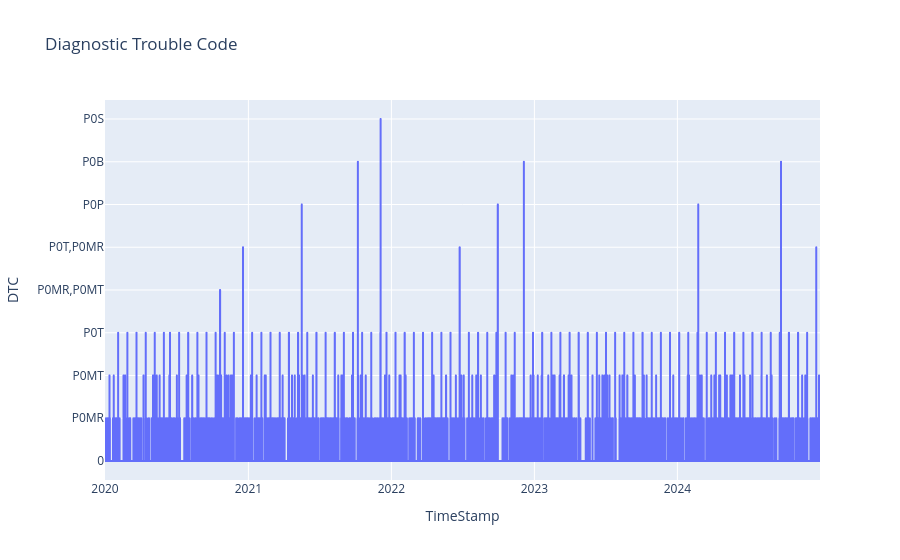

The notebook cell this image was saved under:
### Code cell
# here we can see that one specific dtc(P0B) is connected to the battery as when battery cycles is reset to 0, there was a DTC during that time except for one case  
fig = px.line(ev_data, x="TimeStamp", y="DTC", title="Diagnostic Trouble Code")
fig.show()

### Figure 1 — Plotly figure (JSON) as saved in the notebook; plotly's stock layout.template omitted (floating-point values rounded to 4 significant figures; data arrays with more than 128 entries replaced by an {"elided": "..."} marker saying what was removed)
{"data": [{"hovertemplate": "TimeStamp=%{x}<br>DTC=%{y}<extra></extra>", "legendgroup": "", "line": {"color": "#636efa", "dash": "solid"}, "marker": {"symbol": "circle"}, "mode": "lines", "name": "", "showlegend": false, "type": "scattergl", "x": {"elided": "43800 str values"}, "xaxis": "x", "y": {"elided": "43800 str values"}, "yaxis": "y"}], "layout": {"legend": {"tracegroupgap": 0}, "title": {"text": "Diagnostic Trouble Code"}, "xaxis": {"anchor": "y", "domain": [0, 1], "title": {"text": "TimeStamp"}}, "yaxis": {"anchor": "x", "domain": [0, 1], "title": {"text": "DTC"}}}}
